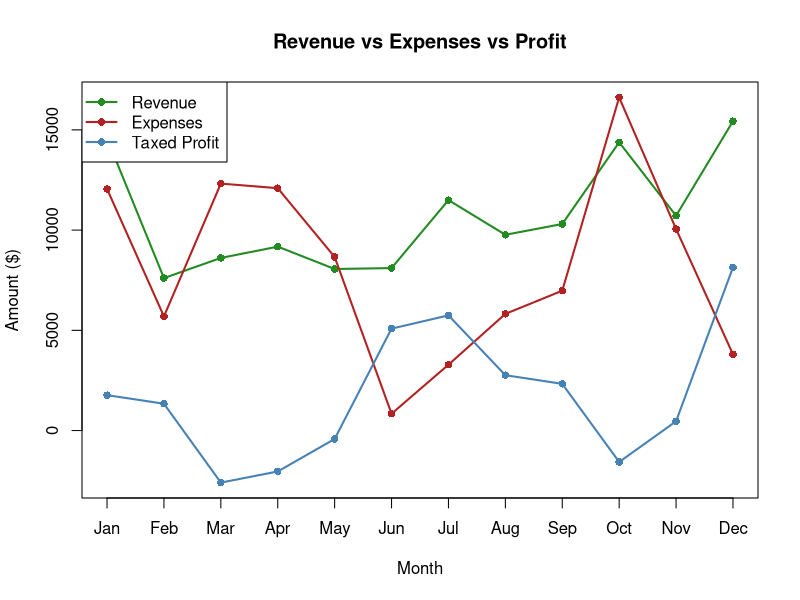
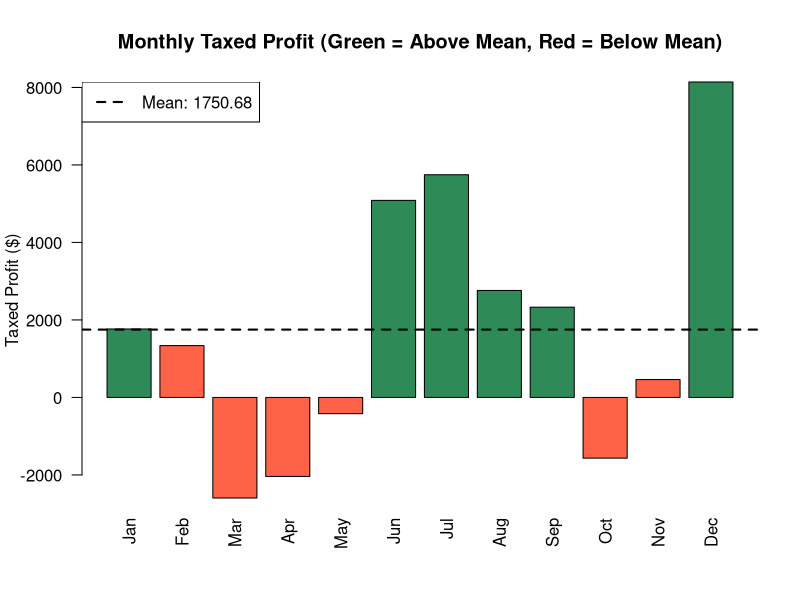
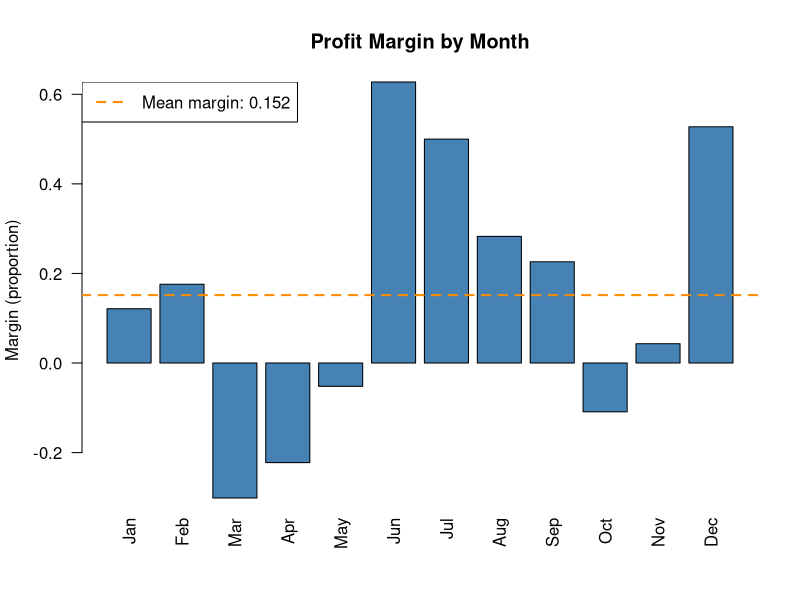
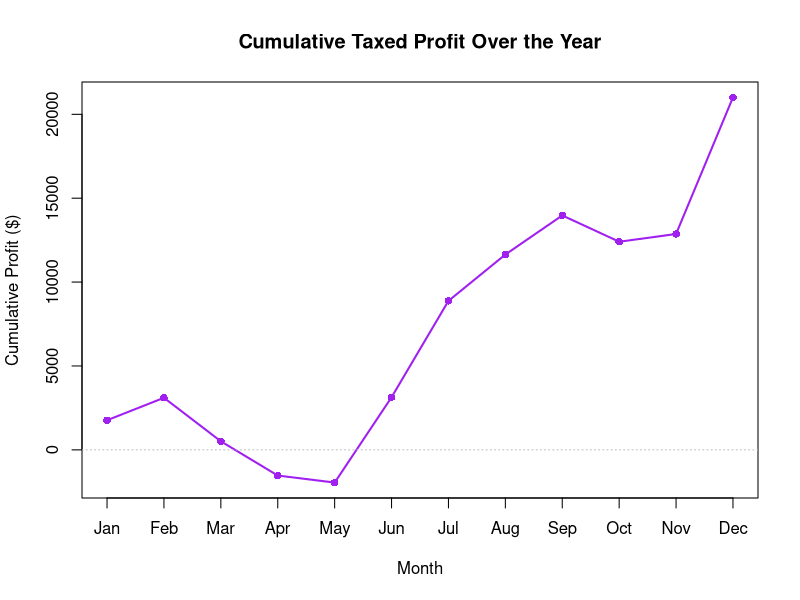
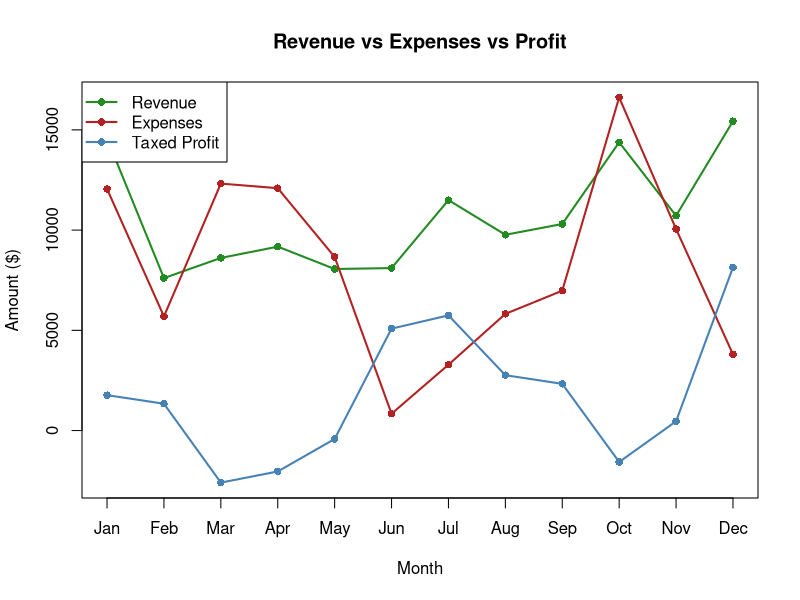
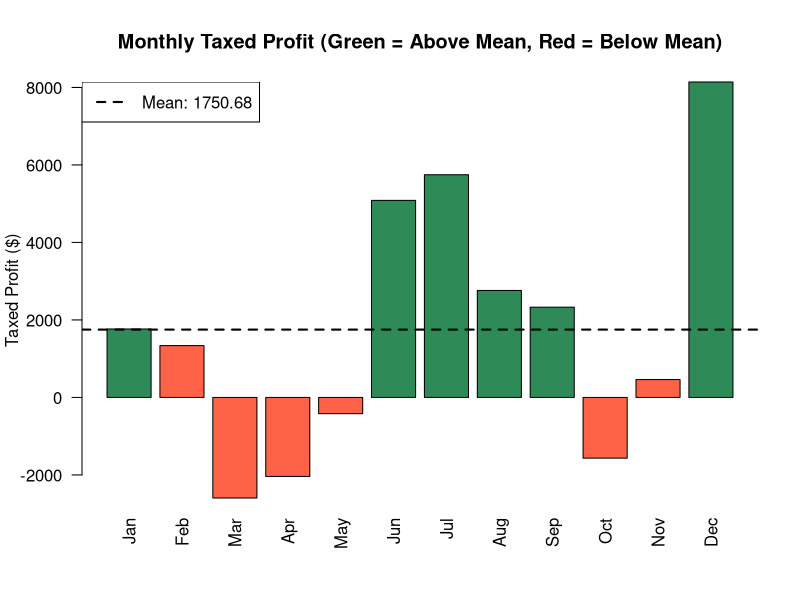
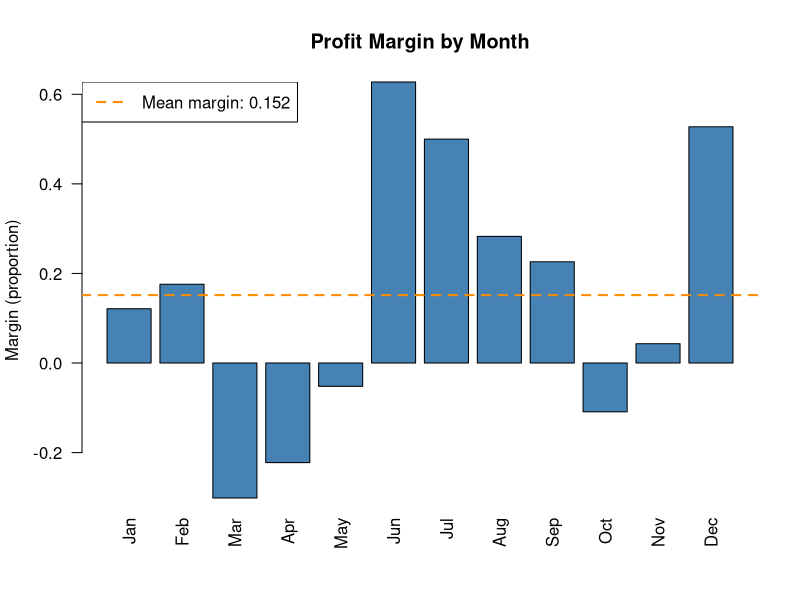
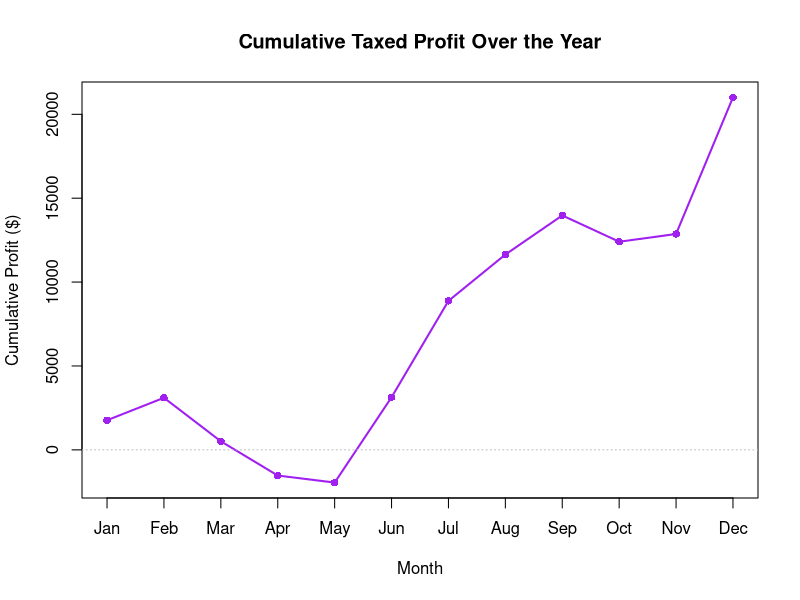

These charts were generated, in order, by the following R code:
sep <- function(){
  cat(strrep("=", 25), "\n")
}

month_names <- function(){
  return(c("Jan","Feb","Mar","Apr","May","Jun","Jul","Aug","Sep","Oct","Nov","Dec"))
}

read_revenue <- function(){
  return(c(14574.49, 7606.46, 8611.41, 9175.41, 8058.65, 8105.44, 11496.28, 9766.09, 10305.32, 14379.96, 10713.97, 15433.50))
}

read_expenses <- function(){
  return(c(12051.82, 5695.07, 12319.20, 12089.72, 8658.57, 840.20, 3285.73, 5821.12, 6976.93, 16618.61, 10054.37, 3803.96))
}

raw_profit <- function(revenue, expenses){
  return(revenue - expenses)
}

taxxed_profit <- function(revenue, expenses, tax_rate = 0.3){
  raw_p <- raw_profit(revenue, expenses)
  after_tax <- (1 - tax_rate) * raw_p
  return(after_tax)
}

profit_margin <- function(taxxed_profit, revenue){
  return(taxxed_profit / revenue)
}

year_mean_after_tax <- function(taxxed_profit){
  sum <- 0
  for(i in 1:12){
    sum <- sum + taxxed_profit[i]
  }
  return(sum / 12)
}

good_months <- function(taxxed_profit){
  mean_val <- year_mean_after_tax(taxxed_profit)
  good <- taxxed_profit > mean_val
  return(good)
}

bad_months <- function(taxxed_profit){
  mean_val <- year_mean_after_tax(taxxed_profit)
  bad <- taxxed_profit < mean_val
  return(bad)
}

best_month <- function(taxxed_profit){
  max_index <- 1
  max_value <- taxxed_profit[1]
  for(i in 2:12){
    if(taxxed_profit[i] > max_value){
      max_index <- i
      max_value <- taxxed_profit[i]
    }
  }
  return(list(index = max_index, value = max_value))
}

worst_month <- function(taxxed_profit){
  min_index <- 1
  min_value <- taxxed_profit[1]
  for(i in 2:12){
    if(taxxed_profit[i] < min_value){
      min_index <- i
      min_value <- taxxed_profit[i]
    }
  }
  return(list(index = min_index, value = min_value))
}

plot_revenue_expenses_profit <- function(revenue, expenses, taxxed_profit){
  months <- month_names()
  
  png("revenue_expenses_profit.png", width = 900, height = 500)
  plot(1:12, revenue, type = "o", col = "forestgreen", lwd = 2, pch = 16,
       ylim = range(c(revenue, expenses, taxxed_profit)),
       xaxt = "n", xlab = "Month", ylab = "Amount ($)",
       main = "Revenue vs Expenses vs Profit")
  lines(1:12, expenses, type = "o", col = "firebrick", lwd = 2, pch = 16)
  lines(1:12, taxxed_profit, type = "o", col = "steelblue", lwd = 2, pch = 16)
  axis(1, at = 1:12, labels = months)
  legend("topleft", legend = c("Revenue", "Expenses", "Taxed Profit"),
         col = c("forestgreen", "firebrick", "steelblue"), lwd = 2, pch = 16)
  dev.off()
  
  # show in plot window too
  plot(1:12, revenue, type = "o", col = "forestgreen", lwd = 2, pch = 16,
       ylim = range(c(revenue, expenses, taxxed_profit)),
       xaxt = "n", xlab = "Month", ylab = "Amount ($)",
       main = "Revenue vs Expenses vs Profit")
  lines(1:12, expenses, type = "o", col = "firebrick", lwd = 2, pch = 16)
  lines(1:12, taxxed_profit, type = "o", col = "steelblue", lwd = 2, pch = 16)
  axis(1, at = 1:12, labels = months)
  legend("topleft", legend = c("Revenue", "Expenses", "Taxed Profit"),
         col = c("forestgreen", "firebrick", "steelblue"), lwd = 2, pch = 16)
}

plot_monthly_profit_bar <- function(taxxed_profit){
  months <- month_names()
  mean_val <- year_mean_after_tax(taxxed_profit)
  colors <- ifelse(taxxed_profit >= mean_val, "seagreen", "tomato")
  
  png("monthly_profit_bar.png", width = 900, height = 500)
  bars <- barplot(taxxed_profit, names.arg = months, col = colors,
                  main = "Monthly Taxed Profit (Green = Above Mean, Red = Below Mean)",
                  ylab = "Taxed Profit ($)", las = 2)
  abline(h = mean_val, col = "black", lty = 2, lwd = 2)
  legend("topleft", legend = paste("Mean:", round(mean_val, 2)), lty = 2, lwd = 2)
  dev.off()
  
  barplot(taxxed_profit, names.arg = months, col = colors,
          main = "Monthly Taxed Profit (Green = Above Mean, Red = Below Mean)",
          ylab = "Taxed Profit ($)", las = 2)
  abline(h = mean_val, col = "black", lty = 2, lwd = 2)
  legend("topleft", legend = paste("Mean:", round(mean_val, 2)), lty = 2, lwd = 2)
}

plot_profit_margin <- function(margin){
  months <- month_names()
  mean_margin <- mean(margin)
  
  png("profit_margin.png", width = 900, height = 500)
  bars <- barplot(margin, names.arg = months, col = "steelblue",
                  main = "Profit Margin by Month",
                  ylab = "Margin (proportion)", las = 2)
  abline(h = mean_margin, col = "darkorange", lty = 2, lwd = 2)
  legend("topleft", legend = paste("Mean margin:", round(mean_margin, 3)),
         lty = 2, lwd = 2, col = "darkorange")
  dev.off()
  
  barplot(margin, names.arg = months, col = "steelblue",
          main = "Profit Margin by Month",
          ylab = "Margin (proportion)", las = 2)
  abline(h = mean_margin, col = "darkorange", lty = 2, lwd = 2)
  legend("topleft", legend = paste("Mean margin:", round(mean_margin, 3)),
         lty = 2, lwd = 2, col = "darkorange")
}

plot_cumulative_profit <- function(taxxed_profit){
  months <- month_names()
  cumulative <- cumsum(taxxed_profit)
  
  png("cumulative_profit.png", width = 900, height = 500)
  plot(1:12, cumulative, type = "o", col = "purple", lwd = 2, pch = 16,
       xaxt = "n", xlab = "Month", ylab = "Cumulative Profit ($)",
       main = "Cumulative Taxed Profit Over the Year")
  axis(1, at = 1:12, labels = months)
  abline(h = 0, col = "gray", lty = 3)
  dev.off()
  
  plot(1:12, cumulative, type = "o", col = "purple", lwd = 2, pch = 16,
       xaxt = "n", xlab = "Month", ylab = "Cumulative Profit ($)",
       main = "Cumulative Taxed Profit Over the Year")
  axis(1, at = 1:12, labels = months)
  abline(h = 0, col = "gray", lty = 3)
}

display <- function(){
  revenue <- read_revenue()
  expenses <- read_expenses()
  sep()
  
  cat("\nRevenues:\n")
  print(revenue)
  sep()
  
  cat("\nExpenses:\n")
  print(expenses)
  sep()
  
  cat("\nProfit of each month without the impact of tax:\n")
  raw_p <- raw_profit(revenue, expenses)
  print(raw_p)
  sep()
  
  cat("\nProfit of each month after the impact of tax (30%):\n")
  taxxed <- taxxed_profit(revenue, expenses)
  print(taxxed)
  sep()
  
  cat("\nProfit margin:\n")
  margin <- profit_margin(taxxed, revenue)
  print(margin)
  sep()
  
  cat("\nMean of the year after tax:\n")
  year_mean <- year_mean_after_tax(taxxed)
  print(year_mean)
  sep()
  
  cat("\nGood months:\n")
  goods <- good_months(taxxed)
  print(goods)
  sep()
  
  cat("\nBad months:\n")
  bads <- bad_months(taxxed)
  print(bads)
  sep()
  
  cat("\nBest month:\n")
  best <- best_month(taxxed)
  cat("Month index:", best$index, "- Value:", best$value, "\n")
  sep()
  
  cat("\nWorst month:\n")
  worst <- worst_month(taxxed)
  cat("Month index:", worst$index, "- Value:", worst$value, "\n")
  sep()
  
  cat("\nGenerating visualizations...\n")
  plot_revenue_expenses_profit(revenue, expenses, taxxed)
  plot_monthly_profit_bar(taxxed)
  plot_profit_margin(margin)
  plot_cumulative_profit(taxxed)
  cat("Plots saved as PNG files in your working directory.\n")
  
  
  
}

main <- function(){
  display()
}

main()
